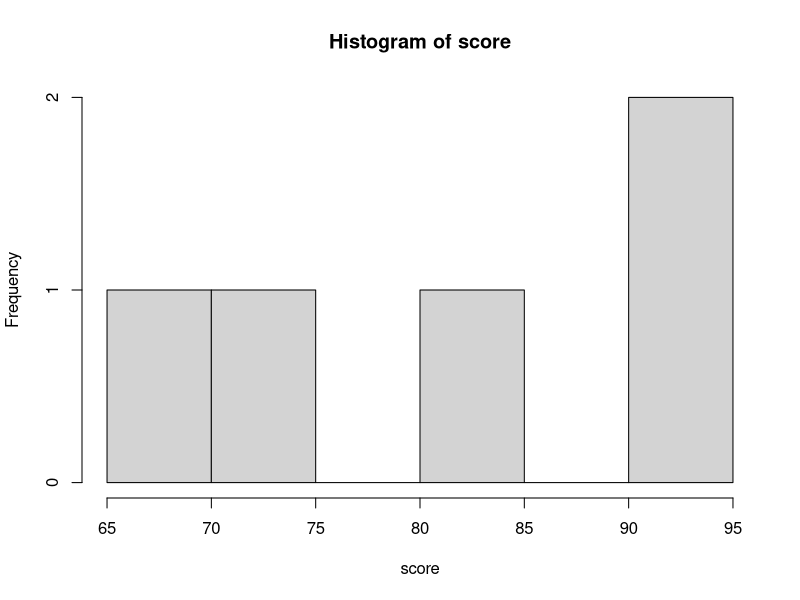
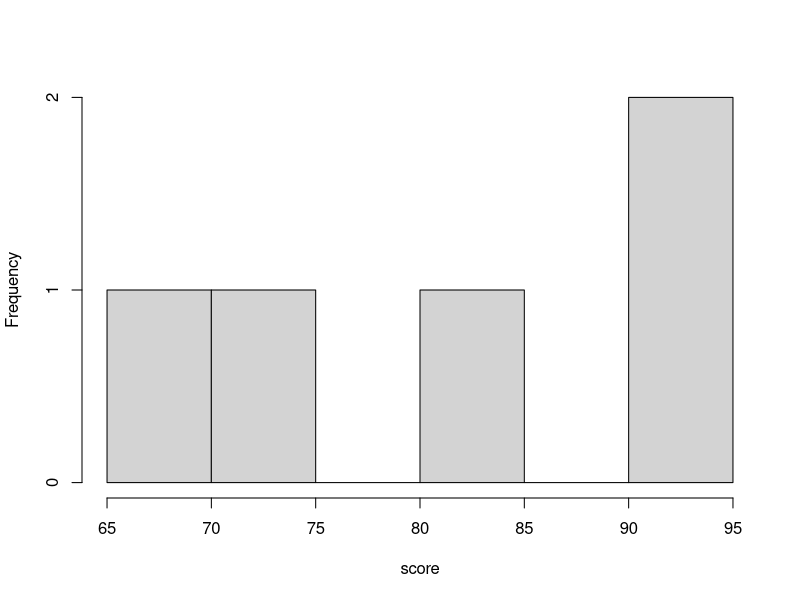

Write R code to recreate these figures, in order.
# 점수 데이터를 벡터로 생성
score <- c(93, 83, 91, 68, 75)

# 기본 히스토그램 생성
hist(score)

# 제목이 없는 히스토그램 생성
hist(score, main = "") # main = ""은 제목을 없애는 옵션

# 히스토그램 추가 옵션 설명:
# xlab = ""은 x축 라벨을 없애는 옵션 
# ylab = ""은 y축 라벨을 없애는 옵션
# breaks = 5는 구간을 5개로 나누는 옵션
# seq(0, 240, 20)은 구간의 시작값과 끝값, 구간의 크기를 나타내는 벡터

# 예시: 모든 옵션을 적용한 히스토그램
# hist(score, main = "점수 분포", xlab = "점수", ylab = "빈도", breaks = 5)